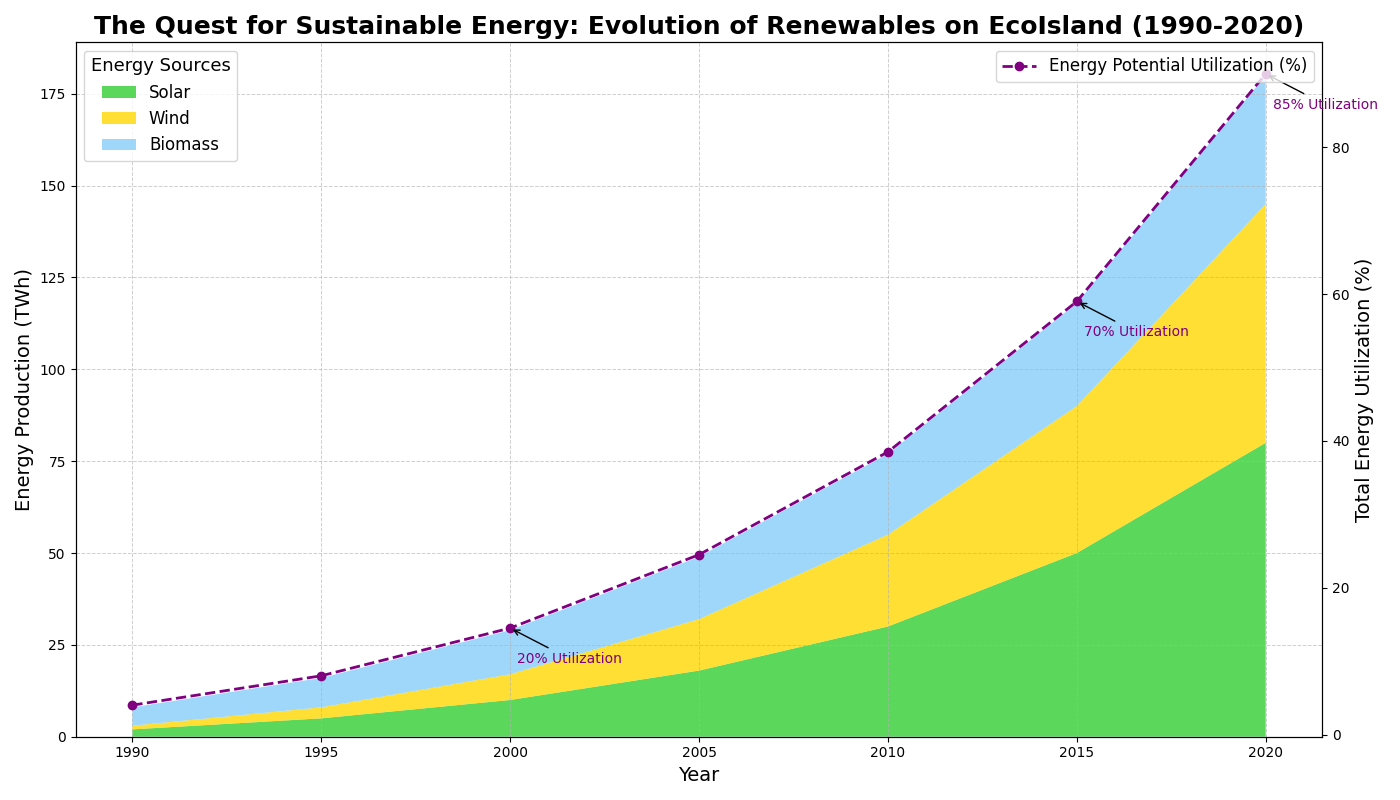

Here is the Python script that generated this plot:
import matplotlib.pyplot as plt
import numpy as np

years = np.arange(1990, 2022, 5)

renewable_energy_data = {
    'Solar': np.array([2, 5, 10, 18, 30, 50, 80]),
    'Wind': np.array([1, 3, 7, 14, 25, 40, 65]),
    'Biomass': np.array([5, 8, 12, 17, 22, 28, 35])
}

total_renewable_energy = np.sum(list(renewable_energy_data.values()), axis=0)
total_energy_potential = 200

fig, ax1 = plt.subplots(figsize=(14, 8))

ax1.stackplot(years, renewable_energy_data.values(), labels=renewable_energy_data.keys(), 
              colors=['#32CD32', '#FFD700', '#87CEFA'], alpha=0.8)

ax1.set_title('The Quest for Sustainable Energy: Evolution of Renewables on EcoIsland (1990-2020)', 
              fontsize=18, fontweight='bold', ha='center')
ax1.set_xlabel('Year', fontsize=14)
ax1.set_ylabel('Energy Production (TWh)', fontsize=14)

ax2 = ax1.twinx()
total_energy_percentage = (total_renewable_energy / total_energy_potential) * 100
ax2.plot(years, total_energy_percentage, color='purple', linestyle='--', marker='o', linewidth=2, label='Energy Potential Utilization (%)')
ax2.set_ylabel('Total Energy Utilization (%)', fontsize=14)

ax1.legend(loc='upper left', title='Energy Sources', fontsize=12, title_fontsize='13')
ax2.legend(loc='upper right', fontsize=12)

milestones = {
    2000: (total_energy_percentage[2], '20% Utilization'),
    2015: (total_energy_percentage[5], '70% Utilization'),
    2020: (total_energy_percentage[6], '85% Utilization')
}
for year, (percent, text) in milestones.items():
    ax2.annotate(f'{text}', xy=(year, percent), xycoords='data', 
                 xytext=(5, -25), textcoords='offset points',
                 arrowprops=dict(facecolor='black', arrowstyle='->'), 
                 fontsize=10, color='purple')

ax1.grid(True, linestyle='--', linewidth=0.7, alpha=0.6)
plt.tight_layout()
plt.show()
